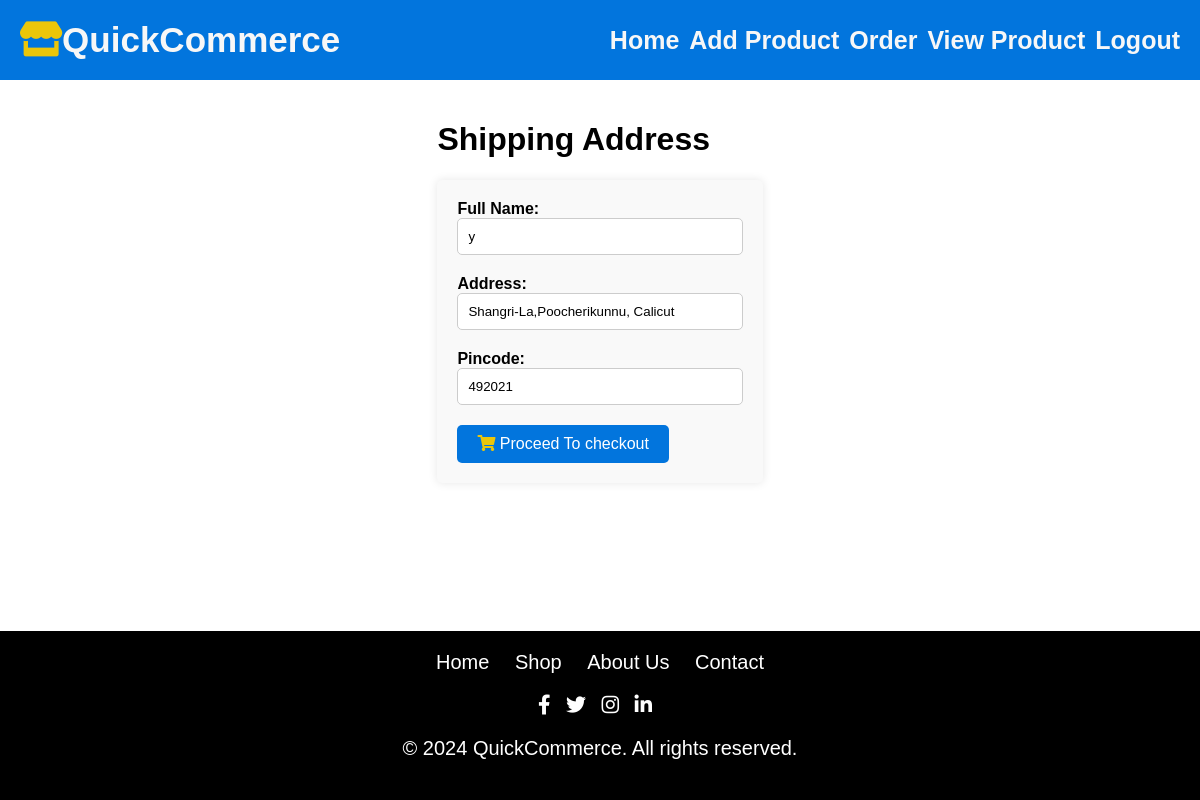
/cart/shipping_address/ (signed in), run on the app's committed database.
### users/models.py (models this page shows, shortened)
class CustomUser(AbstractBaseUser, PermissionsMixin):
    email = models.EmailField(unique=True)
    full_name = models.CharField(max_length=255)
    is_active = models.BooleanField(default=True)
    is_staff = models.BooleanField(default=False)
    date_joined = models.DateTimeField(default=timezone.now)
    pincode = models.IntegerField(blank=True, null=True)  # Change to IntegerField
    address = models.TextField(max_length=500, blank=True)
    otp = models.IntegerField(blank=True, null=True)
    objects = CustomUserManager()
    USERNAME_FIELD = 'email'
    REQUIRED_FIELDS = ['full_name']

### cart/views.py (the view)
# urls.py: path('shipping_address/', views.shipping_address, name='shipping_address'),
@login_required
def shipping_address(request):
    user = request.user
    if request.method == 'POST':
        form = CheckoutForm(request.POST)
        if form.is_valid():
            try:
                user.full_name = form.cleaned_data['full_name']
                user.address = form.cleaned_data['address']
                user.pincode = form.cleaned_data['pincode']
                user.save()
                return redirect('payment')
            except IntegrityError:
                form.add_error(None, 'An error occurred while updating your information. Please try again.')
    else:
        form = CheckoutForm(initial={'full_name': user.full_name, 'address': user.address, 'pincode': user.pincode})
    return render(request, 'cart/shipping_address.html', {'form': form})

### cart/forms.py
class CheckoutForm(forms.ModelForm):
    class Meta:
        model =CustomUser
        fields = ['full_name', 'address', 'pincode']

### cart/templates/cart/shipping_address.html (shortened to what this page needs)
{% load static %}
<!DOCTYPE html>
<html lang="en">
<head>
</head>
<body>
    {% include 'users/navbar.html' %}
    <div class="container">
        <h1>Shipping Address</h1>
        <form method="post">
            <div class="form-group">
                <label for="id_full_name">Full Name:</label>
                <input type="text" id="id_full_name" name="full_name" value="{{ request.user.full_name }}" required>
            </div>
            <div class="form-group">
                <label for="id_address">Address:</label>
                <input type="text" id="id_address" name="address" value="{{ request.user.address }}" required>
            </div>
            <div class="form-group">
                <label for="id_pincode">Pincode:</label>
                <input type="text" id="id_pincode" name="pincode" value="{{ request.user.pincode }}" required>
            </div>
            <div class="submit-row">
                <a href="{% url 'checkout' %}" class="add">
                    <i class="fa fa-shopping-cart"></i>
                    <span style="color: white;">Proceed To checkout</span>
                </a>
            </div>
        </form>
    </div>
    {% include 'users/footer.html' %}
</body>
</html>

### cart/templates/cart/shipping_address.html (style rules this page uses)
body { font-family: Arial, sans-serif; margin: 0; padding: 0; }
.container { max-width: 800px; margin: 0 auto; padding: 20px; }
form { background-color: #f9f9f9; padding: 20px; border-radius: 5px; box-shadow: 0 0 10px rgba(0, 0, 0, 0.1); }
.form-group { margin-bottom: 20px; }
label { font-weight: bold; }
input[type="text"] { width: 100%; padding: 10px; border-radius: 5px; border: 1px solid #ccc; box-sizing: border-box; }
.add { background-color: #0275dd; border: none; padding: 10px 20px; cursor: pointer; border-radius: 5px; display: inline-block; text-decoration: none; color: white; }

### users/templates/users/navbar.html (style rules this page uses)
body, ul { margin: 0; padding: 0; list-style: none; }
.fa { color: #ebc60a; }

### users/templates/users/footer.html (style rules this page uses)
body { margin: 0; display: flex; flex-direction: column; min-height: 100vh; }

### data on the page
CustomUser: full_name "y", address "Shangri-La,Poocherikunnu, Calicut", pincode "492021"
